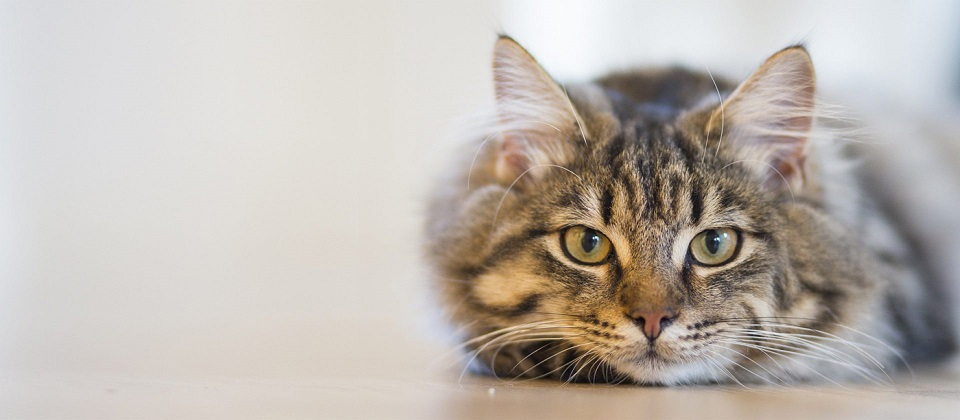
#> input picture diff-heat/chat.jpg, 960 x 420 px
$ python diff-heat.py chat.jpg parrot-bird-color-colour-thumb.jpg
#> lines starting #> are read from the running program, lines starting #| are printed output that depends on the picture; long printed decimals are rounded
#!/usr/bin/env python3

import sys
import numpy as np
import matplotlib.pyplot as plt
import matplotlib.image as img
from scipy import stats


# ouverture de la première image
image1 = img.imread(sys.argv[1])
#> image1 is the input picture: shape (420, 960, 3); mean R, G, B 190.2, 183.1, 176.4
image1 = np.array(image1*255).astype(np.uint8)
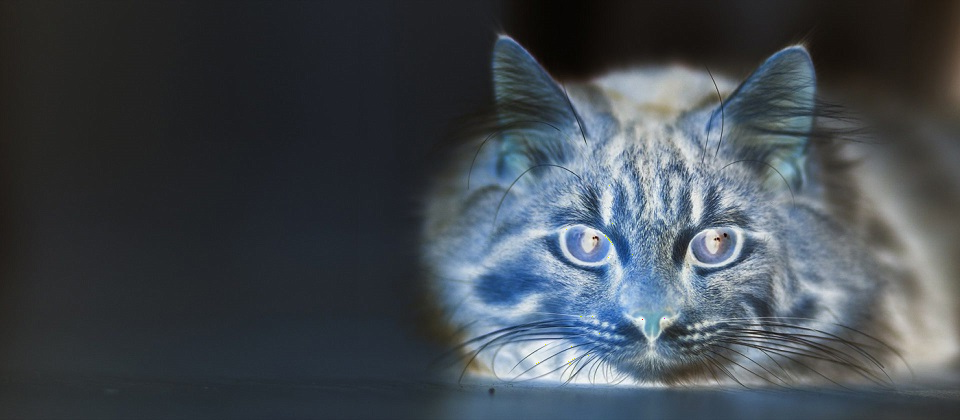
#> image1: shape (420, 960, 3); mean R, G, B 65.8, 72.9, 79.6

# affichage des stats de la première image
print("Mean :                {}".format(np.mean(image1.flatten())))
#| Mean :                72.768
print("Median :              {}".format(np.median(image1.flatten())))
#| Median :              47.0
print("Mode :                {}".format(stats.mode(image1.flatten())))
#| Mode :                ModeResult(mode=34, count=46777)
print("Standard deviation o: {}".format(np.std(image1.flatten())))
#| Standard deviation o: 52.156
print("Variance o²:          {}".format(np.var(image1.flatten())))
#| Variance o²:          2720.294

# si deux images sont données en paramètre
if len(sys.argv) > 2:
    image2 = img.imread(sys.argv[2])
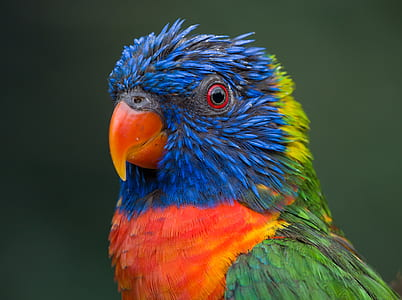
#> input picture diff-heat/parrot-bird-color-colour-thumb.jpg, 402 x 300 px
#> image2 is the input picture: shape (300, 402, 3); mean R, G, B 72, 72.1, 60.7
    image2 = np.array(image2*255).astype(np.uint8)
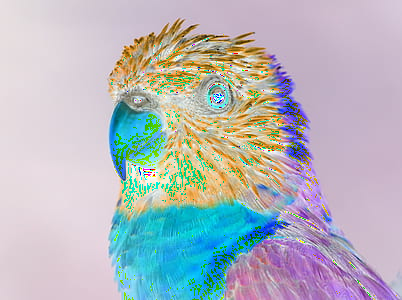
#> image2: shape (300, 402, 3); mean R, G, B 180.1, 183.6, 190.2

    # calcul des differences
#> (the run stopped early here; a loop or call above may not have finished)
